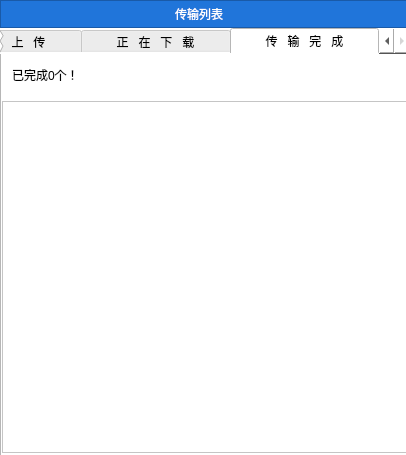
<?xml version="1.0" encoding="UTF-8"?>
<ui version="4.0">
 <class>Dialog</class>
 <widget class="QDialog" name="Dialog">
  <property name="geometry">
   <rect>
    <x>0</x>
    <y>0</y>
    <width>406</width>
    <height>455</height>
   </rect>
  </property>
  <property name="minimumSize">
   <size>
    <width>406</width>
    <height>455</height>
   </size>
  </property>
  <property name="maximumSize">
   <size>
    <width>406</width>
    <height>455</height>
   </size>
  </property>
  <property name="windowTitle">
   <string>Dialog</string>
  </property>
  <property name="styleSheet">
   <string notr="true">background-color: rgb(255, 255, 255);</string>
  </property>
  <widget class="QFrame" name="frame">
   <property name="geometry">
    <rect>
     <x>0</x>
     <y>0</y>
     <width>407</width>
     <height>28</height>
    </rect>
   </property>
   <property name="styleSheet">
    <string notr="true">background-color: rgb(32,117,218);</string>
   </property>
   <property name="frameShape">
    <enum>QFrame::StyledPanel</enum>
   </property>
   <property name="frameShadow">
    <enum>QFrame::Raised</enum>
   </property>
   <widget class="QLabel" name="label">
    <property name="geometry">
     <rect>
      <x>175</x>
      <y>3</y>
      <width>71</width>
      <height>21</height>
     </rect>
    </property>
    <property name="styleSheet">
     <string notr="true">color: rgb(255, 255, 255);
font: 11pt &quot;Droid Sans Fallback&quot;;</string>
    </property>
    <property name="text">
     <string>传输列表</string>
    </property>
   </widget>
  </widget>
  <widget class="QTabWidget" name="tabWidget">
   <property name="geometry">
    <rect>
     <x>0</x>
     <y>28</y>
     <width>410</width>
     <height>431</height>
    </rect>
   </property>
   <property name="styleSheet">
    <string notr="true"/>
   </property>
   <property name="currentIndex">
    <number>2</number>
   </property>
   <widget class="QWidget" name="tab">
    <attribute name="title">
     <string>       正   在   上   传       </string>
    </attribute>
    <widget class="QListWidget" name="listWidget">
     <property name="geometry">
      <rect>
       <x>0</x>
       <y>0</y>
       <width>407</width>
       <height>401</height>
      </rect>
     </property>
    </widget>
   </widget>
   <widget class="QWidget" name="tab_2">
    <attribute name="title">
     <string>       正   在   下   载       </string>
    </attribute>
    <widget class="QListWidget" name="downloading">
     <property name="geometry">
      <rect>
       <x>0</x>
       <y>0</y>
       <width>407</width>
       <height>401</height>
      </rect>
     </property>
    </widget>
   </widget>
   <widget class="QWidget" name="tab_3">
    <attribute name="title">
     <string>       传   输   完   成       </string>
    </attribute>
    <widget class="QListWidget" name="finished">
     <property name="geometry">
      <rect>
       <x>0</x>
       <y>47</y>
       <width>407</width>
       <height>352</height>
      </rect>
     </property>
    </widget>
    <widget class="QToolButton" name="clear">
     <property name="geometry">
      <rect>
       <x>290</x>
       <y>0</y>
       <width>111</width>
       <height>47</height>
      </rect>
     </property>
     <property name="styleSheet">
      <string notr="true">background-image: url(:/images/clear.png);
border-style: flat;</string>
     </property>
     <property name="text">
      <string/>
     </property>
    </widget>
    <widget class="QLabel" name="label_2">
     <property name="geometry">
      <rect>
       <x>10</x>
       <y>0</y>
       <width>161</width>
       <height>41</height>
      </rect>
     </property>
     <property name="styleSheet">
      <string notr="true">font: 12pt &quot;文泉驿微米黑&quot;;</string>
     </property>
     <property name="text">
      <string>已完成0个！</string>
     </property>
    </widget>
   </widget>
  </widget>
 </widget>
 <resources>
  <include location="../resource.qrc"/>
 </resources>
 <connections/>
</ui>
